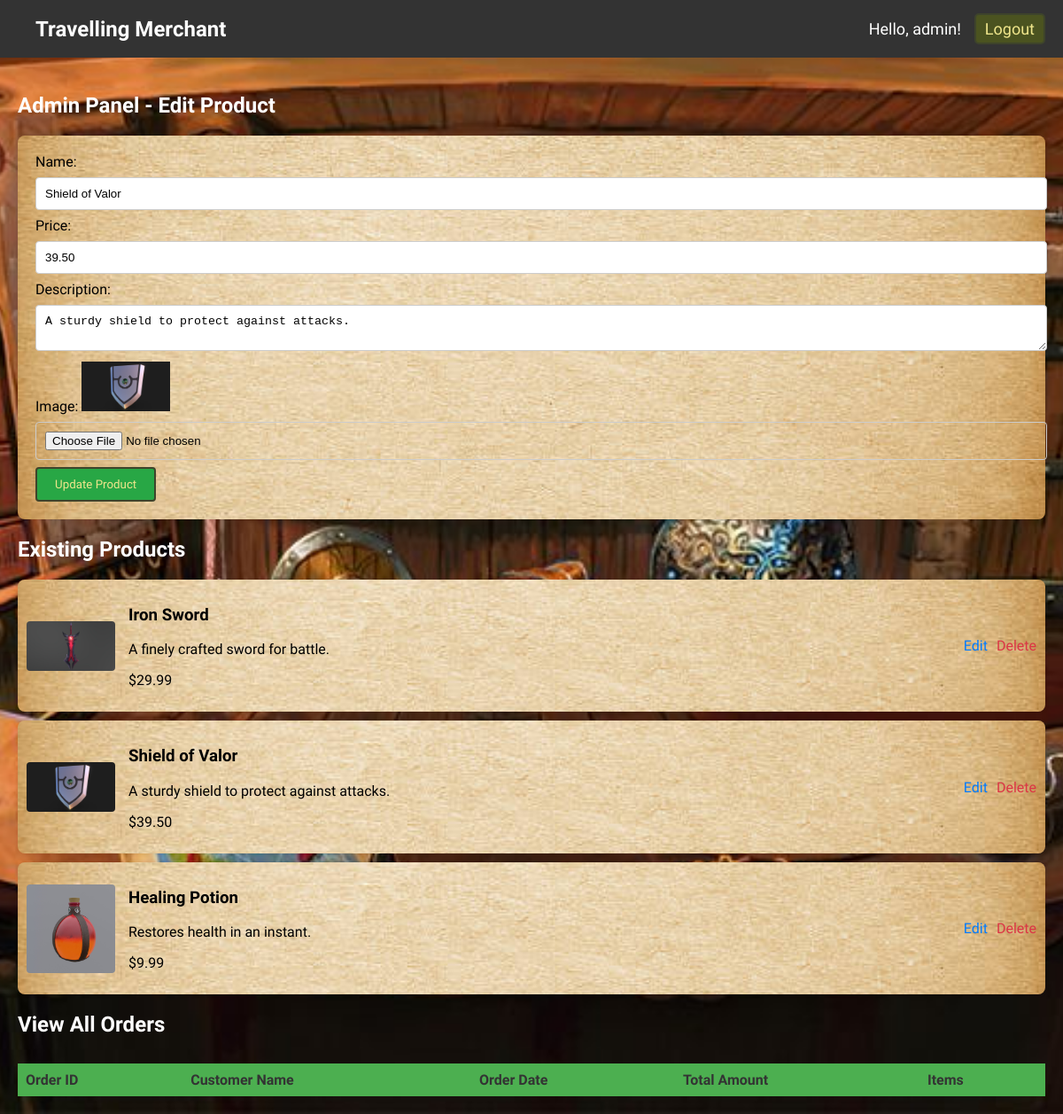
The page /admin_panel.php?edit_id=2 (signed in) on the database its author committed.
### tables this page shows
CREATE TABLE IF NOT EXISTS `products` (
  `id` int(11) NOT NULL AUTO_INCREMENT,
  `name` varchar(100) NOT NULL,
  `price` decimal(10,2) NOT NULL,
  `description` text NOT NULL,
  `image` varchar(255) NOT NULL,
  `created_at` timestamp NULL DEFAULT CURRENT_TIMESTAMP,
  PRIMARY KEY (`id`)
);

### admin_panel.php (the view, shortened to what this page needs)
<?php
require 'db.php';
$isEditing = false;
$productData = ['name' => '', 'price' => '', 'description' => '', 'image' => ''];
if (isset($_GET['edit_id'])) {
    $isEditing = true;
    $stmt = $conn->prepare("SELECT * FROM products WHERE id = ?");
    $stmt->execute([$_GET['edit_id']]);
    $productData = $stmt->fetch();
}
?>
<?php include('header.php'); ?>
<!DOCTYPE html>
<html>
<head>
</head>
<body>
    <div class="container">
        <h2>Admin Panel - <?php echo $isEditing ? 'Edit Product' : 'Add New Product'; ?></h2>
        <form action="admin_panel.php" method="post" enctype="multipart/form-data">
            <label for="name">Name:</label>
            <input type="text" name="name" id="name" value="<?php echo htmlspecialchars($productData['name']); ?>" required>
            <label for="price">Price:</label>
            <input type="number" name="price" id="price" step="0.01" value="<?php echo htmlspecialchars($productData['price']); ?>" required>
            <label for="description">Description:</label>
            <textarea name="description" id="description" required><?php echo htmlspecialchars($productData['description']); ?></textarea>
            <label for="image">Image:</label>
            <?php if ($isEditing && $productData['image']): ?>
                <img src="<?php echo $productData['image']; ?>" width="100" alt="Current Image"><br>
            <?php endif; ?>
            <input type="file" name="image" id="image" accept="image/*" <?php echo $isEditing ? '' : 'required'; ?>>
            <button type="submit"><?php echo $isEditing ? 'Update Product' : 'Add Product'; ?></button>
        </form>
        <h2>Existing Products</h2>
        <?php
        $products = $conn->query("SELECT * FROM products")->fetchAll();
        foreach ($products as $product) {
            echo "<div class='product'>
                    <img src='{$product['image']}' alt='{$product['name']}'>
                    <div class='product-details'>
                        <h3>{$product['name']}</h3>
                        <p>{$product['description']}</p>
                        <p>\${$product['price']}</p>
                    </div>
                    <a class='edit-link' href='admin_panel.php?edit_id={$product['id']}'>Edit</a>
                    <a class='delete-link' href='admin_panel.php?delete_id={$product['id']}'>Delete</a>
                  </div>";
        }
        ?>
        <h2>View All Orders</h2>
        <table class="orders-table">
            <tr>
                <th>Order ID</th>
                <th>Customer Name</th>
                <th>Order Date</th>
                <th>Total Amount</th>
                <th>Items</th>
            </tr>
        </table>
    </div>
</body>
</html>

### header.php (style rules this page uses)
body { font-family: 'MedievalSharp', sans-serif; margin: 0; padding-top: 80px; }

### admin_panel.php (style rules this page uses)
body, html { overflow-x: hidden; }
html, body { background-image:url('uploads/merchant_bg.jpg'); background-size: cover; background-position: center; background-repeat: no-repeat; margin: 0; padding: 0; height: 100%; overflow-x: hidden; font-family: Arial, sans-serif; background-color: #f7f7f7; }
.container { max-width: 100%; padding: 20px; box-sizing: border-box; }
h2 { color: white; font-family: 'MedievalSharp', sans-serif; }
form { background-image:url('uploads/paper_bg.jpg'); background-size: cover; background-position: center; background-repeat: no-repeat; padding: 20px; border-radius: 8px; box-shadow: 0 0 10px rgba(0, 0, 0, 0.1); margin-bottom: 20px; font-family: 'MedievalSharp', sans-serif; }
form input[type="text"], form input[type="number"], form textarea, form input[type="file"] { width: 100%; padding: 10px; margin: 8px 0; border: 1px solid #ccc; border-radius: 4px; }
form button { font-family: 'MedievalSharp', sans-serif; background-color: #4b5320; color: #f0e68c; border: 2px solid #3e442b; padding: 10px 20px; background: #28a745; border-radius: 4px; cursor: pointer; }
.product { background-image:url('uploads/paper_bg.jpg'); background-size: cover; background-position: center; background-repeat: no-repeat; display: flex; justify-content: space-between; align-items: center; padding: 10px; margin-bottom: 10px; border-radius: 8px; box-shadow: 0 0 5px rgba(0, 0, 0, 0.1); }
.product img { width: 100px; margin-right: 15px; border-radius: 4px; }
.product .product-details { font-family: 'MedievalSharp', sans-serif; flex-grow: 1; }
.edit-link, .delete-link { font-family: 'MedievalSharp', sans-serif; color: #007bff; text-decoration: none; margin-left: 10px; }
.delete-link { color: #dc3545; }
.orders-table { background-image:url('uploads/paper_bg.jpg'); background-size: cover; background-position: center; background-repeat: no-repeat; width: 100%; margin-top: 30px; border-collapse: collapse; font-family: 'MedievalSharp', sans-serif; }
.orders-table th, .orders-table td { border: 1px solid #4CAF50; padding: 8px; text-align: left; }
.orders-table th { background-color: #4CAF50; color: #333; }

### rows shown on the page
products: name "Shield of Valor", price "39.50", description "A sturdy shield to protect against attacks.", image (picture)
products: image (picture), name "Iron Sword", description "A finely crafted sword for battle.", price "29.99"
products: image (picture), name "Healing Potion", description "Restores health in an instant.", price "9.99"

### other values the page prints
$username "admin"
